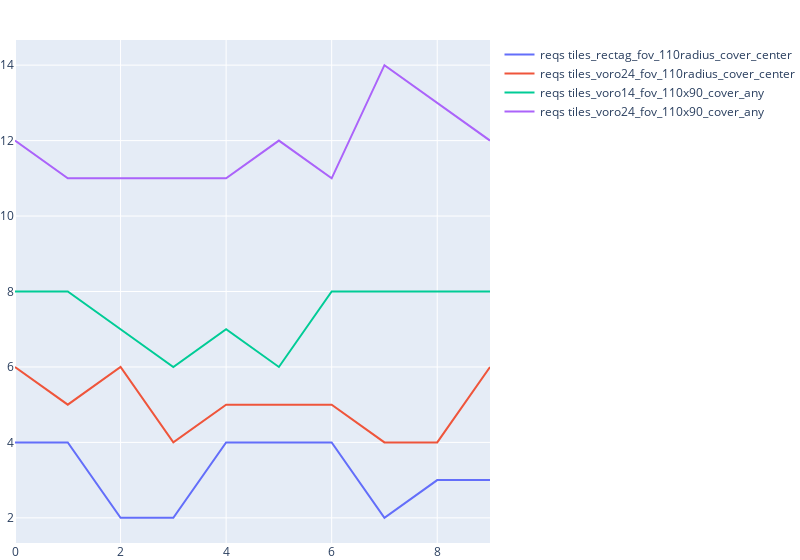
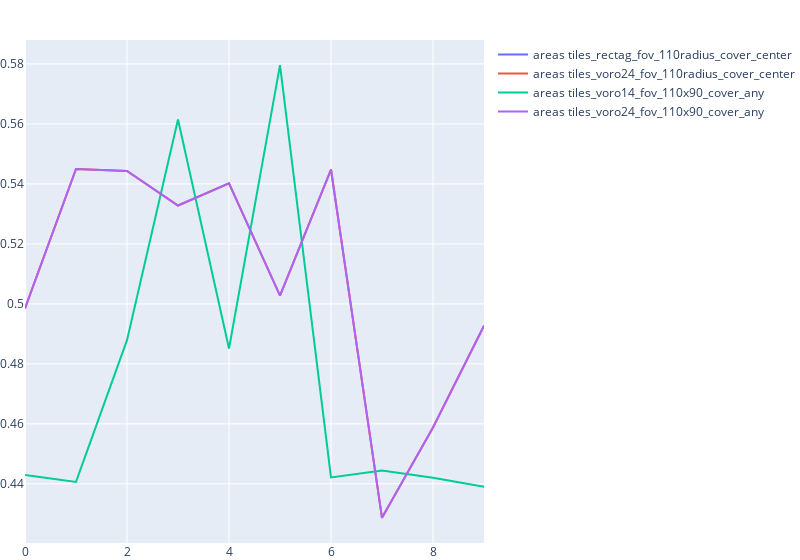

Notebook source saved alongside these figures, in order:
### Code cell
# -- heatmap from_position_to_tile_center_covered
from exp_voroni import *

# plot_reqs_per_func(get_traces_one_video_one_user(), [
plot_reqs_per_func(get_traces_one_video_one_user()[::10], [
    tiles_rectag_fov_110radius_cover_center,
    tiles_voro24_fov_110radius_cover_center,
    tiles_voro14_fov_110x90_cover_any,
    tiles_voro24_fov_110x90_cover_any,
])
# ], True)

### Figure 1 — Plotly figure (JSON) as saved in the notebook; plotly's stock layout.template omitted (floating-point values rounded to 4 significant figures)
{"data": [{"mode": "lines", "name": "reqs tiles_rectag_fov_110radius_cover_center", "type": "scatter", "y": [4, 4, 2, 2, 4, 4, 4, 2, 3, 3]}, {"mode": "lines", "name": "reqs tiles_voro24_fov_110radius_cover_center", "type": "scatter", "y": [6, 5, 6, 4, 5, 5, 5, 4, 4, 6]}, {"mode": "lines", "name": "reqs tiles_voro14_fov_110x90_cover_any", "type": "scatter", "y": [8, 8, 7, 6, 7, 6, 8, 8, 8, 8]}, {"mode": "lines", "name": "reqs tiles_voro24_fov_110x90_cover_any", "type": "scatter", "y": [12, 11, 11, 11, 11, 12, 11, 14, 13, 12]}], "layout": {"margin": {"b": 0, "l": 0, "r": 0, "t": 40}, "width": 800}}

### Figure 2 — Plotly figure (JSON) as saved in the notebook; plotly's stock layout.template omitted (floating-point values rounded to 4 significant figures)
{"data": [{"mode": "lines", "name": "areas tiles_rectag_fov_110radius_cover_center", "type": "scatter", "y": [null, null, null, null, null, null, null, null, null, null]}, {"mode": "lines", "name": "areas tiles_voro24_fov_110radius_cover_center", "type": "scatter", "y": [0.4985, 0.545, 0.5443, 0.5328, 0.5402, 0.5027, 0.5448, 0.4287, 0.4588, 0.4927]}, {"mode": "lines", "name": "areas tiles_voro14_fov_110x90_cover_any", "type": "scatter", "y": [0.443, 0.4407, 0.4879, 0.5614, 0.4851, 0.5796, 0.4421, 0.4444, 0.442, 0.439]}, {"mode": "lines", "name": "areas tiles_voro24_fov_110x90_cover_any", "type": "scatter", "y": [0.4985, 0.545, 0.5443, 0.5328, 0.5402, 0.5027, 0.5448, 0.4287, 0.4588, 0.4927]}], "layout": {"margin": {"b": 0, "l": 0, "r": 0, "t": 40}, "width": 800}}
